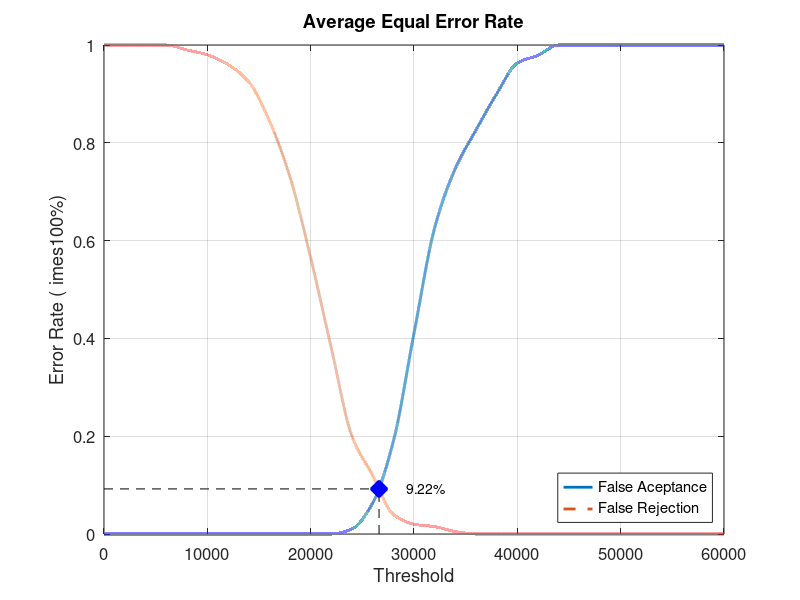
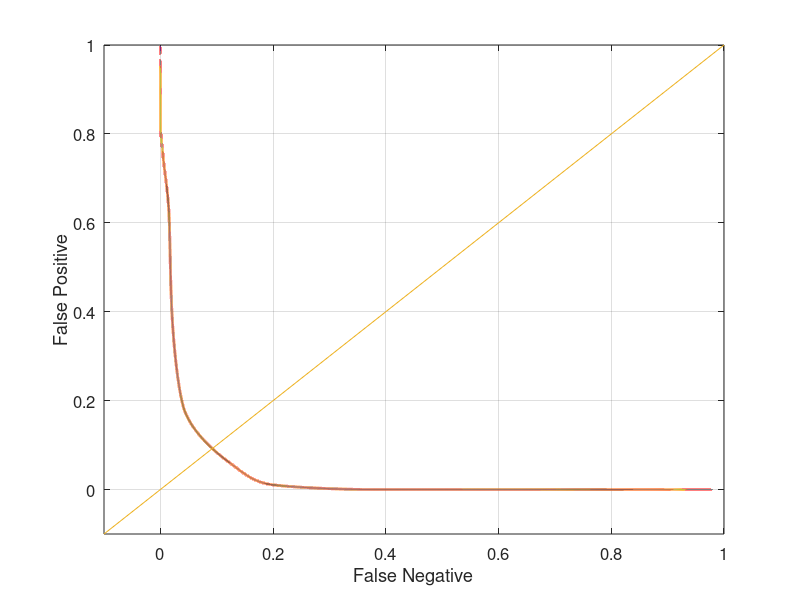

The MATLAB script that drew these images, in order:
close all;
clear;
clc;
x = 0:2000:60000;
xq = 0:0.5:60000;

y0 = [0 0 0 0 0 0 0 0 0 0 0 0 0.0105263 0.0631579 0.189474 0.410526 0.626316 0.747368 0.826316 0.9 0.963158 0.978947 1 1 1 1 1 1 1 1 1]
yy0 = interp1(x, y0, xq, 'pchip');
y1 = [1 1 1 1 0.99 0.98 0.96 0.925 0.845 0.73 0.565 0.38 0.2 0.12 0.04 0.02 0.015 0.005 0 0 0 0 0 0 0 0 0 0 0 0 0]
yy1 = interp1(x, y1, xq, 'pchip');

% Calculating EER: 
y2 = abs(y0 - y1);
find(y2 == min(y2))
yy2 = abs(yy0 - yy1);
xEER = find(yy2 == min(yy2));
xEERIndex = xq(xEER) % X-axis EER
yEER = yy0(xEER) % Y-axis EER

main = figure
plot(xq, yy0,'-','LineWidth', 2);	hold on
plot(xq, yy1,'--','LineWidth', 2);	hold on
plot([xEERIndex xEERIndex], [0 yEER], 'k--');	hold on
plot([0 xEERIndex], [yEER yEER], 'k--');	hold on
plot(xEERIndex, yEER, 'bx', 'LineWidth', 10);	hold on
text(xEERIndex + 10 * xEERIndex / 100, yEER, [num2str(round((10000 * yEER)) / 100) '%'])
legend('False Aceptance', 'False Rejection', 'Location', 'SouthEast')
xlabel('Threshold')
ylabel('Error Rate (	imes100%)')
title('Average Equal Error Rate')
set(gca, 'FontSize', 12)
axis([0 60000 0 1])
grid on

print(main, 'Database4_3Main', '-dpng');
FNRxFPR = figure('Color', [1 1 1]);
plot(yy1, yy0, '-', yy1, yy0, 'LineWidth', 2);
hold on
y = -0.1:0.1:1
plot(y, y); 
set(gca, 'FontSize', 12)
xlabel('False Negative')
ylabel('False Positive')
axis([-0.1 1 -0.1 1])
set(gca, 'FontSize', 12)
grid on

print(FNRxFPR, 'Database4_3FNRxFPR','-dpng');
